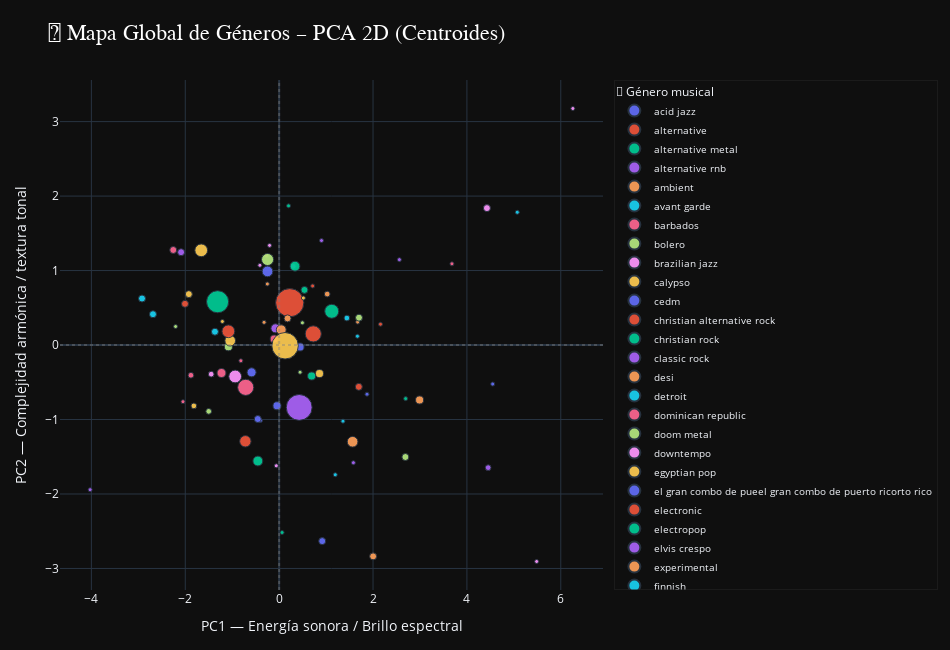

Write notebook code for a chart like this one.
### Code cell
# Aseguramos que el DataFrame base sea el correcto
df_plot = genre_centroids.copy()

fig2d_genres = px.scatter(
    df_plot,
    x="PC1",
    y="PC2",
    color="main_genre",
    size="n_tracks",
    hover_name="main_genre",
    hover_data={
        "PC1":":.2f",
        "PC2":":.2f",
        "n_tracks":True
    },
    title="🎨 Mapa Global de Géneros – PCA 2D (Centroides)",
    opacity=0.92,
    width=950,
    height=650
)

fig2d_genres.update_layout(
    template="plotly_dark",
    title_font=dict(size=22, family="Arial Black", color="white"),
    xaxis_title="PC1 — Energía sonora / Brillo espectral",
    yaxis_title="PC2 — Complejidad armónica / textura tonal",
    legend_title_text="🎵 Género musical",
    legend=dict(
        bgcolor="rgba(0,0,0,0)",
        bordercolor="rgba(255,255,255,0.1)",
        borderwidth=0.5,
        font=dict(size=10)
    ),
    plot_bgcolor="rgba(15,15,15,1)",
    paper_bgcolor="rgba(15,15,15,1)",
    margin=dict(l=60, r=60, t=80, b=60)
)

# Líneas de referencia (0,0)
fig2d_genres.add_hline(y=0, line_dash="dot", line_color="gray", opacity=0.4)
fig2d_genres.add_vline(x=0, line_dash="dot", line_color="gray", opacity=0.4)

fig2d_genres.show()
